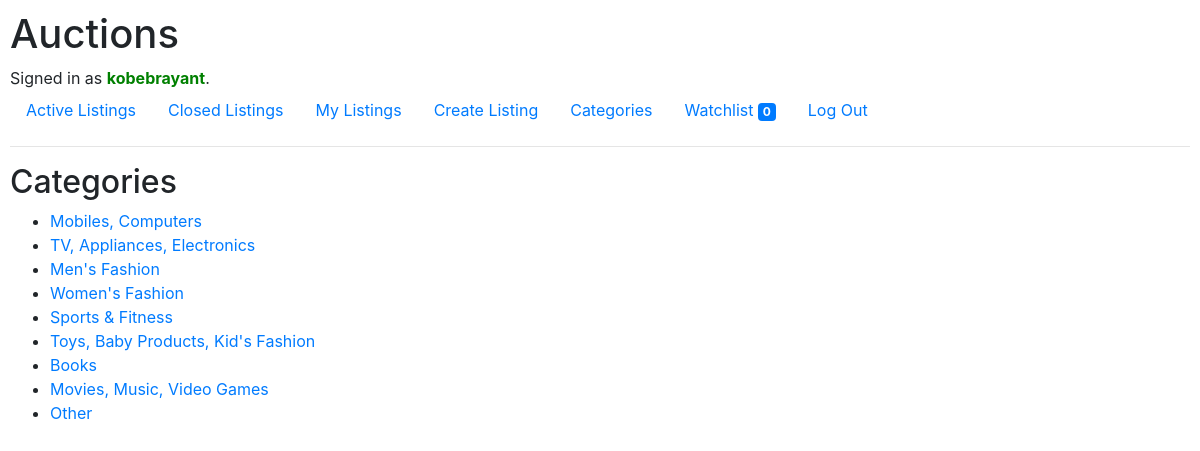
The page /categories (signed in) on the database its author committed.
### auctions/models.py (models this page shows, shortened)
class User(AbstractUser):
    first_name = models.CharField(max_length=64, blank=False, default='')

class Category(models.Model):
    category = models.CharField(max_length=64, blank=False, unique=True)

### auctions/views.py (the view)
# urls.py: path("categories", views.categories, name="categories"),
def categories(request):
    return render(request, "auctions/category.html", {
        "categories": Category.objects.all()
    })

### auctions/templates/auctions/category.html (shortened to what this page needs)
{% extends 'auctions/layout.html' %}
{% block body %}
    <h2>Categories</h2>
    <ul>
        {% if categories|length == 0 %}
            <li>No categories found</li>
        {% else %}
        {% for category in categories %}
            <li><a href="{% url 'category' category.category %}">{{ category.category }}</a></li>
        {% endfor %}
        {% endif %}
    </ul>
{% endblock  %}

### auctions/templates/auctions/layout.html (shortened to what this page needs)
{% load static %}
<!DOCTYPE html>
<html lang="en">
  <head>
    <link
      rel="stylesheet"
      href="https://stackpath.bootstrapcdn.com/bootstrap/4.4.1/css/bootstrap.min.css"
    />
    <link href="{% static 'auctions/styles.css' %}" rel="stylesheet" />
  </head>
  <body>
    <h1>Auctions</h1>
    <div>
      {% if user.is_authenticated %} Signed in as
      <strong style="color: green;">{{ user.username }}</strong>.
      {% else %} <strong style="color: red;">Not signed in.</strong> (sign in or register to explore.)
      {% endif %}
    </div>
    <ul class="nav">
      <li class="nav-item">
        <a class="nav-link" href="{% url 'index' %}">Active Listings</a>
      </li>
      {% if user.is_authenticated %}
      <li class="nav-item">
        <a class="nav-link" href="{% url 'closedlistings' %}">Closed Listings</a>
      </li>
      <li class="nav-item">
        <a class="nav-link" href="{% url 'mylistings' %}">My Listings</a>
      </li>
      {% endif %}
      <li class="nav-item">
        <a class="nav-link" href="{% url 'create' %}">Create Listing</a>
      </li>
      <li class="nav-item">
        <a class="nav-link" href="{% url 'categories' %}">Categories</a>
     </li>
      {% if user.is_authenticated %}
      <li class="nav-item">
        <a class="nav-link" href="{% url 'watchlist' %}">Watchlist <span class="badge badge-primary">{{user.watchlist.all|length}}</span></a>
      </li>
      <li class="nav-item">
        <a class="nav-link" href="{% url 'logout' %}">Log Out</a>
      </li>
      {% endif %}
    </ul>
    <hr />
    {% block body %} {% endblock %}
  </body>
</html>

### auctions/static/auctions/styles.css (style rules this page uses)
body { padding: 10px; }

### rows shown on the page
User: username "kobebrayant", watchlist.all|length "0"
Category: category "Mobiles, Computers"
Category: category "TV, Appliances, Electronics"
Category: category "Men's Fashion"
Category: category "Women's Fashion"
Category: category "Sports & Fitness"
Category: category "Toys, Baby Products, Kid's Fashion"
Category: category "Books"
Category: category "Movies, Music, Video Games"
Category: category "Other"
